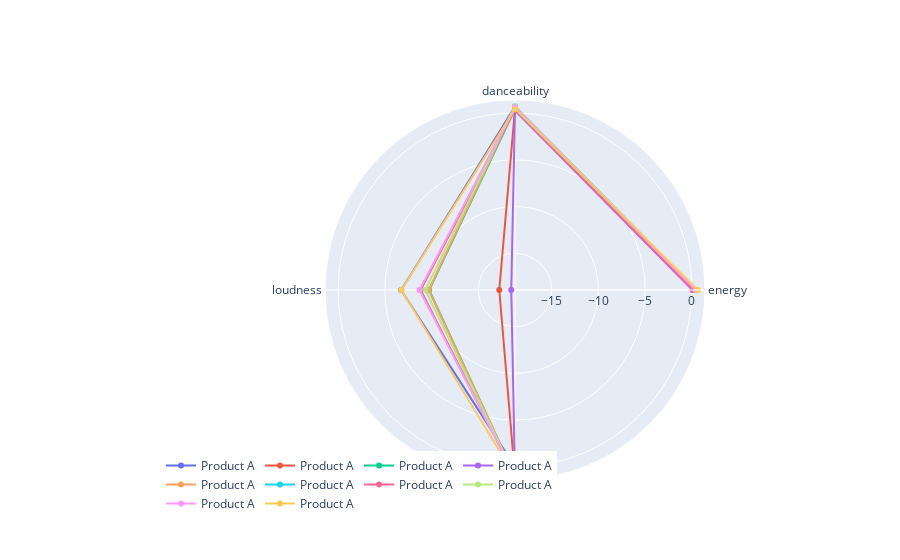

Notebook code cell kept with this figure:
### Code cell
fig.update_layout(
  polar=dict(
    radialaxis=dict(
      visible=True
    ),
  ),
  legend=dict(
    orientation="h",
  
)
)
fig.show()

### Figure 1 — Plotly figure (JSON) as saved in the notebook; plotly's stock layout.template omitted (floating-point values rounded to 4 significant figures)
{"data": [{"fill": "none", "name": "Product A", "r": [0.461, 0.6863, -6.746, 0], "theta": ["energy", "danceability", "loudness", "mode"], "type": "scatterpolar", "uid": "e8cf5e69-77f0-4cd7-89aa-1a74956d7598"}, {"fill": "none", "name": "Product A", "r": [0.166, 0.4264, -17.23, 1], "theta": ["energy", "danceability", "loudness", "mode"], "type": "scatterpolar", "uid": "ac8ef261-c706-4859-89cb-5c870aefc07b"}, {"fill": "none", "name": "Product A", "r": [0.359, 0.4447, -9.734, 1], "theta": ["energy", "danceability", "loudness", "mode"], "type": "scatterpolar", "uid": "69c63f42-a687-462b-9cf5-c5af3c62e054"}, {"fill": "none", "name": "Product A", "r": [0.0596, 0.2701, -18.52, 1], "theta": ["energy", "danceability", "loudness", "mode"], "type": "scatterpolar", "uid": "2e045634-ba08-441b-a01b-c596700ea612"}, {"fill": "none", "name": "Product A", "r": [0.443, 0.6274, -9.681, 1], "theta": ["energy", "danceability", "loudness", "mode"], "type": "scatterpolar", "uid": "999bddcd-6367-4309-9cbd-0aa42236bbca"}, {"fill": "none", "name": "Product A", "r": [0.481, 0.6985, -8.807, 1], "theta": ["energy", "danceability", "loudness", "mode"], "type": "scatterpolar", "uid": "e5ff10ab-e5ec-46da-b920-402a092175b4"}, {"fill": "none", "name": "Product A", "r": [0.147, 0.4132, -8.822, 1], "theta": ["energy", "danceability", "loudness", "mode"], "type": "scatterpolar", "uid": "6bead767-c67f-4aa5-903c-59adb0e81984"}, {"fill": "none", "name": "Product A", "r": [0.444, 0.7137, -9.331, 1], "theta": ["energy", "danceability", "loudness", "mode"], "type": "scatterpolar", "uid": "ebe9115e-a225-47aa-92f2-5f491d0556c0"}, {"fill": "none", "name": "Product A", "r": [0.414, 0.6345, -8.7, 1], "theta": ["energy", "danceability", "loudness", "mode"], "type": "scatterpolar", "uid": "de0e9a2c-7f8a-4c1f-8614-fed5b0e888f5"}, {"fill": "none", "name": "Product A", "r": [0.632, 0.4487, -6.77, 1], "theta": ["energy", "danceability", "loudness", "mode"], "type": "scatterpolar", "uid": "efc5364f-fe4a-4ac1-86cd-ce22a0b99cc0"}], "layout": {"legend": {"orientation": "h", "xanchor": "center", "yanchor": "bottom"}, "polar": {"radialaxis": {"visible": true}}}}
